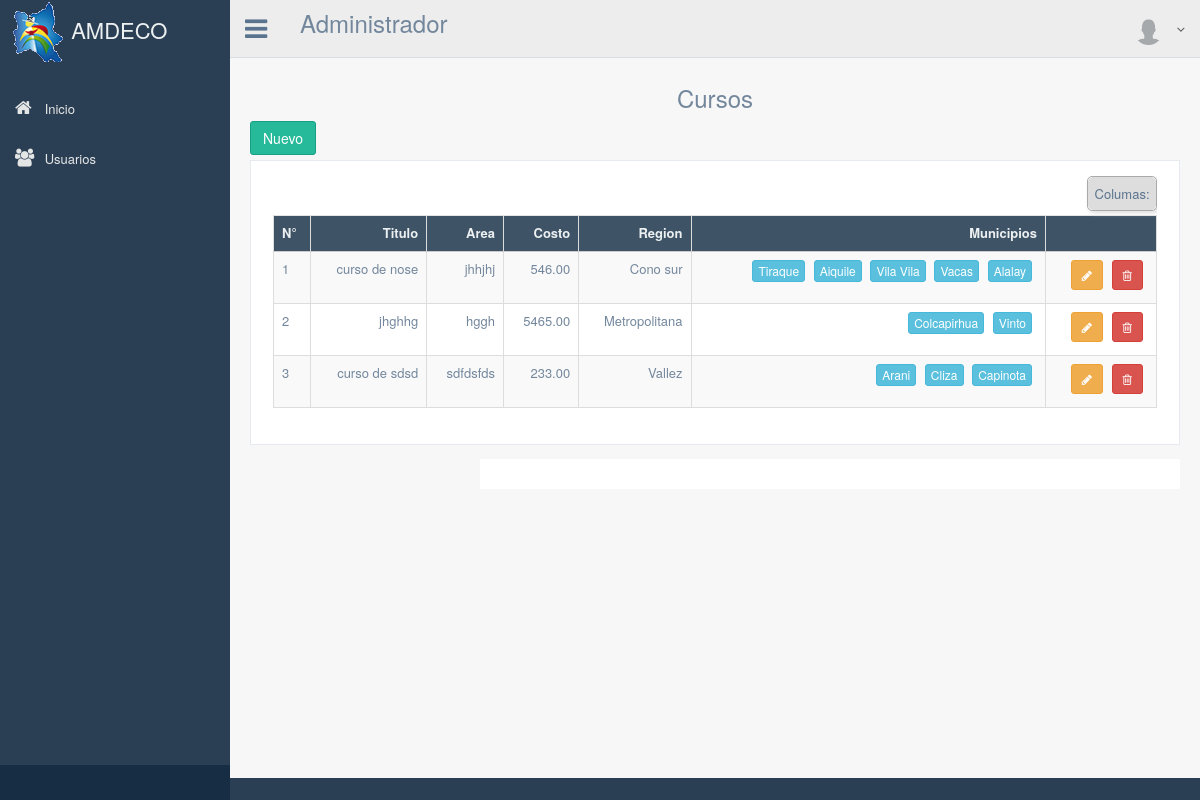
/lista_cursos/, run on the app's committed database.
### apps/finanzas/models.py (models this page shows, shortened)
class Cursos(models.Model):
	titulo = models.CharField(max_length=200)
	area = models.CharField(max_length=200)
	costo = models.DecimalField(max_digits=10, decimal_places=2, null=True, blank=True)
	material = models.CharField(max_length=200)
	region = models.CharField(max_length=200)
	municipios = TaggableManager()
	responsable = models.CharField(max_length=200)
	fecha_inicio = models.DateField(null=True, blank=True)
	fecha_conclucion = models.DateField(null=True, blank=True)
	objetivo = models.CharField(max_length=200)

### apps/finanzas/views.py (the view)
# urls.py: url(r'^lista_cursos/$', 'apps.finanzas.views.listadoCursos', name='lista_cursos'),
def listadoCursos(request):
    print request.user.pk
    cursos = Cursos.objects.all()
    variables = RequestContext(request, {'cursos': cursos})
    return render_to_response('finanzas/listado_cursos.html', variables)

### templates/finanzas/listado_cursos.html (shortened to what this page needs)
{% extends "base.html" %}
{% block contenido %}
{% load permission_tags %}
        <div class="right_col" role="main">
          <div class="">
            <div class="page-title">
            </div>
            <h3 style="text-align: center;">Cursos</h3>
            <div class="row">
              <div class="col-md-12 col-sm-12 col-xs-12">
              {% if user|has_role:'jefe_area' %}
              <a href="/crear_curso" class="btn btn-success">Nuevo</a>
              {% endif %}
                <div class="x_panel">
                  <div class="x_content">
                    <div class="table-responsive">
                      <table id="" class="table table-striped table-bordered jambo_table mediaTable" cellspacing="0" width="100%">
                        <thead>
                          <tr>
                            <th class="essential persist">N°</th>
                            <th>Titulo</th>
                            <th>Area</th>
                            <th>Costo</th>
                            <th>Region</th>
                            <th>Municipios</th>
                            <th class="essential persist"></th>
                          </tr>
                        </thead>
                        <tbody>
                          {% for convenios in cursos %}
                              <tr>
                                <td>{{forloop.counter}}</td>
                                <td>{{ convenios.titulo}}</td>
                                <td>{{ convenios.area}}</td>
                                <td>{{ convenios.costo}}</td>
                                <td>
                                  {% if convenios.region == '1' %}
                                    Metropolitana
                                  {% endif %}
                                  {% if convenios.region == '2' %}
                                    Vallez
                                  {% endif %}
                                  {% if convenios.region == '4' %}
                                    Cono sur
                                  {% endif %}
                                </td>
                                <td>
                                  {% for m in convenios.municipios.names %}
                                  <button type="button" class="btn btn-info btn-xs">{{m}}</button>
                                  {% endfor %}
                                </td>
                                <td>
                                  {% if user|has_role:'jefe_area' %}
                                  <a href="/editar_curso/{{convenios.pk}}" class="btn btn-warning btn-sm" data-toggle="tooltip" data-original-title="Editar" ><i class="fa fa-pencil"></i></a>
                                  {%endif%}
                                  {% if user|has_role:'jefe_area' %}
                                  <a  class="btn btn-danger btn-sm" data-toggle="modal" data-original-title="Eliminar"  data-target=".modal-{{ convenios.pk}}"><i class="fa fa-trash-o"></i> </a>
                                  {%endif%}
                                </td>
                              </tr>
                          {% endfor %}
                        </tbody>
                      </table>
                    </div>
                  </div>
              </div>
            </div>
          </div>
        </div>
{% endblock %}

### data on the page
Cursos: titulo "curso de nose", area "jhhjhj", costo "546.00", region "Cono sur"
Tag: m "Tiraque"
Tag: m "Aiquile"
Tag: name "Vila Vila"
Tag: m "Vacas"
Tag: m "Alalay"
Cursos: titulo "jhghhg", area "hggh", costo "5465.00", region "Metropolitana"
Tag: m "Colcapirhua"
Tag: m "Vinto"
Cursos: titulo "curso de sdsd", area "sdfdsfds", costo "233.00", region "Vallez"
Tag: m "Arani"
Tag: m "Cliza"
Tag: m "Capinota"
